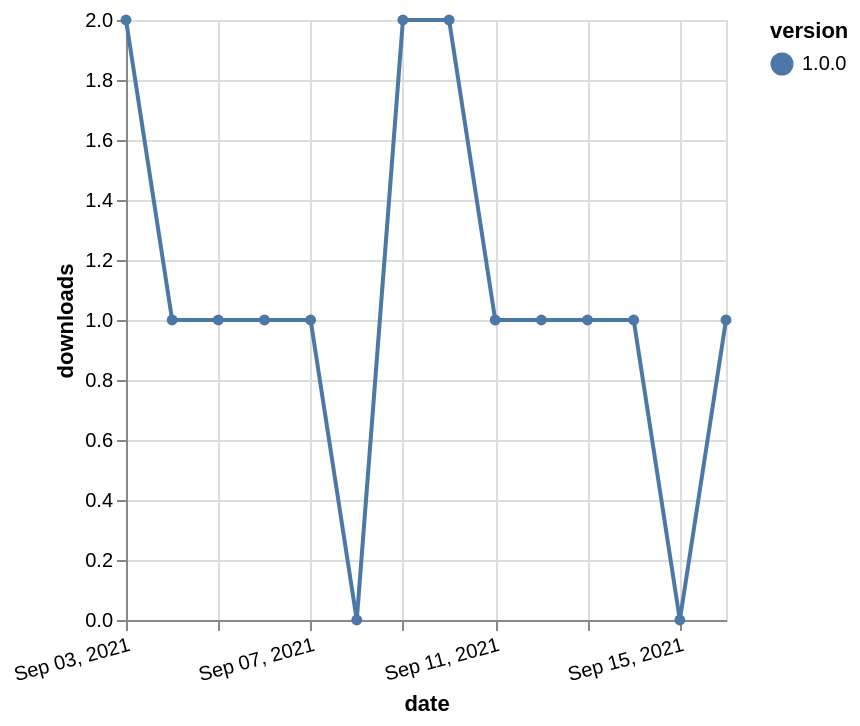

The Vega-Lite source for this figure:
### Vega-Lite specification from a JSON file in a GitHub repository (floating-point values rounded to 4 significant figures)
{"$schema": "https://vega.github.io/schema/vega-lite/v5.json", "description": "A simple bar chart with embedded data.", "data": {"values": [{"date": "2021-09-03", "total": 119, "delta": 2, "version": "1.0.0"}, {"date": "2021-09-04", "total": 120, "delta": 1, "version": "1.0.0"}, {"date": "2021-09-05", "total": 121, "delta": 1, "version": "1.0.0"}, {"date": "2021-09-06", "total": 122, "delta": 1, "version": "1.0.0"}, {"date": "2021-09-07", "total": 123, "delta": 1, "version": "1.0.0"}, {"date": "2021-09-08", "total": 123, "delta": 0, "version": "1.0.0"}, {"date": "2021-09-09", "total": 125, "delta": 2, "version": "1.0.0"}, {"date": "2021-09-10", "total": 127, "delta": 2, "version": "1.0.0"}, {"date": "2021-09-11", "total": 128, "delta": 1, "version": "1.0.0"}, {"date": "2021-09-12", "total": 129, "delta": 1, "version": "1.0.0"}, {"date": "2021-09-13", "total": 130, "delta": 1, "version": "1.0.0"}, {"date": "2021-09-14", "total": 131, "delta": 1, "version": "1.0.0"}, {"date": "2021-09-15", "total": 131, "delta": 0, "version": "1.0.0"}, {"date": "2021-09-16", "total": 132, "delta": 1, "version": "1.0.0"}]}, "width": "container", "mark": {"type": "line", "point": {"filled": true}}, "encoding": {"x": {"field": "date", "type": "temporal", "timeUnit": "yearmonthdate", "title": "date", "axis": {"labelAngle": -15}}, "y": {"field": "delta", "type": "quantitative", "title": "downloads"}, "color": {"field": "version", "type": "nominal"}, "tooltip": {"field": "delta"}}}
